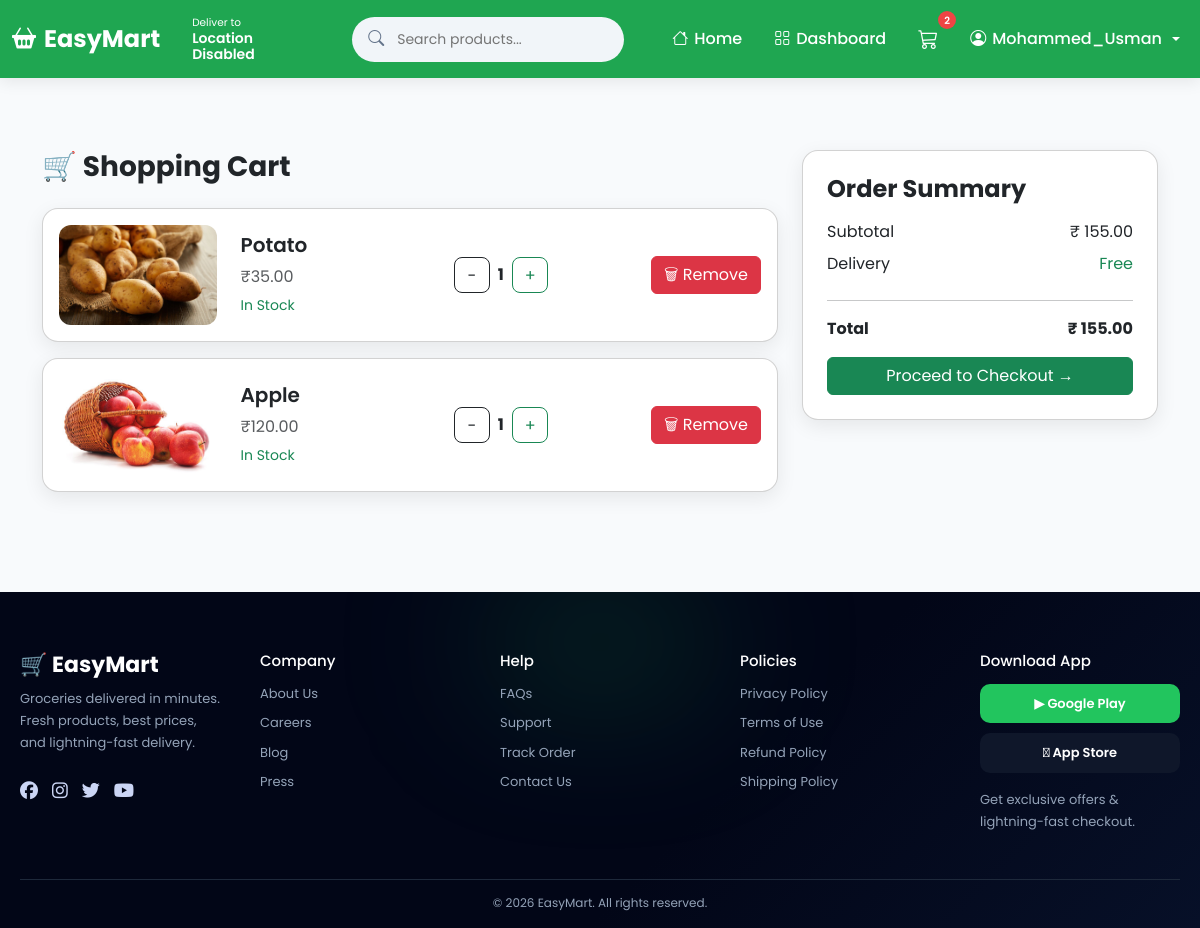
The page /cart/ (signed in) on the database its author committed.
### accounts/models.py (models this page shows, shortened)
class User(AbstractUser):
    email = models.EmailField(
        unique=True
    )
    phone = models.CharField(
        max_length=15,
        unique=True,
        blank=True,
        null=True
    )
    created_at = models.DateTimeField(
        auto_now_add=True
    )
    updated_at = models.DateTimeField(
        auto_now=True
    )
    USERNAME_FIELD = 'username'
    REQUIRED_FIELDS = ['email']
    class Meta:
        ordering = ['-date_joined']

### cart/models.py (models this page shows, shortened)
class CartItem(models.Model):
    cart = models.ForeignKey(
        Cart,
        on_delete=models.CASCADE,
        related_name='items'
    )
    product = models.ForeignKey(
        Product,
        on_delete=models.CASCADE,
        related_name='cart_items'
    )
    quantity = models.PositiveIntegerField(default=1)
    created_at = models.DateTimeField(auto_now_add=True)
    updated_at = models.DateTimeField(auto_now=True)
    class Meta:
        unique_together = ('cart', 'product')
        ordering = ['-created_at']
        indexes = [
            models.Index(fields=['cart']),
            models.Index(fields=['product']),
        ]

### products/models.py (models this page shows, shortened)
class Product(models.Model):
    category = models.ForeignKey(
        Category,
        on_delete=models.CASCADE,
        related_name='products'
    )
    name = models.CharField(
        max_length=255
    )
    slug = models.SlugField(
        unique=True,
        blank=True
    )
    description = models.TextField(
        blank=True
    )
    price = models.DecimalField(
        max_digits=10,
        decimal_places=2,
        default=Decimal('0.00')
    )
    discount = models.PositiveIntegerField(
        default=0,
        help_text="Discount percentage (0-100)"
    )
    image = models.ImageField(
        upload_to='products/',
        blank=True,
        null=True
    )
    weight = models.CharField(
        max_length=20,
        default="500g"
    )
    stock = models.PositiveIntegerField(
        default=0
    )
    available = models.BooleanField(
        default=True
    )
    created_at = models.DateTimeField(
        auto_now_add=True
    )
    updated_at = models.DateTimeField(
        auto_now=True
    )
    class Meta:
        ordering = ['-updated_at', '-created_at']
        indexes = [
            models.Index(fields=['id', 'slug']),
            models.Index(fields=['available']),
            models.Index(fields=['category', 'available']),
            models.Index(fields=['-updated_at']),
        ]
    @property
    def image_url(self):
        if self.image:
            return self.image.url
        return "/static/images/default.png"
    @property
    def discounted_price(self):
        return self.price.quantize(
            Decimal('0.01')
        )

### cart/views.py (the view)
@login_required(login_url='accounts:login')
def cart_view(request):
    cart, _ = Cart.objects.get_or_create(user=request.user)
    items = CartItem.objects.filter(
        cart=cart
    ).select_related('product')
    total = Decimal('0.00')
    for item in items:
        total += item.product.discounted_price * item.quantity
    return render(request, 'cart/cart.html', {
        'items': items,
        'total': total,
    })

### templates/cart/cart.html (shortened to what this page needs)
{% extends 'base.html' %}
{% load static %}
{% block content %}
<div class="container mt-5">
    <div class="row g-4">
        <div class="col-lg-8" id="cart-items-container">
            <h3 class="mb-4 fw-bold">🛒 Shopping Cart</h3>
            {% if items %}
                {% for item in items %}
                <div class="card cart-card p-3 mb-3 cart-item"
                     id="item-{{ item.product.id }}">
                    <div class="row align-items-center">
                        <div class="col-md-3">
                            <img src="{{ item.product.image_url }}"
                                 class="img-fluid product-img"
                                 loading="lazy"
                                 alt="{{ item.product.name }}"
                                 onerror="this.src='/static/images/default.png'">
                        </div>
                        <div class="col-md-3">
                            <h5 class="fw-semibold">
                                {{ item.product.name }}
                            </h5>
                            <p class="text-muted mb-1">
                                ₹{{ item.product.discounted_price }}
                            </p>
                            <small class="text-success">
                                In Stock
                            </small>
                        </div>
                        <div class="col-md-3 text-center">
                            <div class="d-flex justify-content-center align-items-center gap-2">
                                <button class="btn btn-outline-dark qty-btn"
                                        data-id="{{ item.product.id }}"
                                        data-action="decrease">
                                    −
                                </button>
                                <span id="qty-{{ item.product.id }}"
                                      class="fw-bold">
                                    {{ item.quantity }}
                                </span>
                                <button class="btn btn-outline-success qty-btn"
                                        data-id="{{ item.product.id }}"
                                        data-action="increase">
                                    +
                                </button>
                            </div>
                        </div>
                        <div class="col-md-3 text-end">
                            <button class="remove-btn btn btn-danger"
                                    data-id="{{ item.product.id }}">
                                🗑 Remove
                            </button>
                        </div>
                    </div>
                </div>
                {% endfor %}
            {% endif %}
        </div>
        <div class="col-lg-4">
            <div class="card cart-card p-4 sticky-top"
                 style="top: 100px;">
                <h4 class="fw-bold mb-3">
                    Order Summary
                </h4>
                <div class="d-flex justify-content-between mb-2">
                    <span>Subtotal</span>
                    <span>
                        ₹<span id="cart-total">
                            {{ total }}
                        </span>
                    </span>
                </div>
                <div class="d-flex justify-content-between mb-2">
                    <span>Delivery</span>
                    <span class="text-success">
                        Free
                    </span>
                </div>
                <hr>
                <div class="d-flex justify-content-between fw-bold mb-3">
                    <span>Total</span>
                    <span>
                        ₹<span id="cart-total-final">
                            {{ total }}
                        </span>
                    </span>
                </div>
                {% if items %}
                <a href="{% url 'orders:checkout' %}"
                   class="btn btn-success w-100">
                    Proceed to Checkout →
                </a>
                {% endif %}
            </div>
        </div>
    </div>
</div>
{% endblock %}

### templates/base.html (shortened to what this page needs)
{% load static %}
<!DOCTYPE html>
<html lang="en">
<head>
    <link href="https://cdn.jsdelivr.net/npm/bootstrap@5.3.0/dist/css/bootstrap.min.css"
          rel="stylesheet">
    <link rel="stylesheet"
          href="https://cdn.jsdelivr.net/npm/bootstrap-icons@1.10.5/font/bootstrap-icons.css">
    <link rel="stylesheet"
          href="https://cdnjs.cloudflare.com/ajax/libs/font-awesome/6.5.1/css/all.min.css">
</head>
<body>
    <nav class="navbar navbar-expand-lg navbar-dark">
        <div class="container d-flex align-items-center gap-3">
            <a class="navbar-brand"
               href="{% url 'products:home' %}">
                <i class="bi bi-basket2-fill"></i>
                EasyMart
            </a>
            <div class="location-box"
                 onclick="detectLocation()">
                <small>Deliver to</small>
                <strong id="location-text">
                </strong>
            </div>
            <form class="search-wrapper mx-4 flex-grow-1"
                  method="GET"
                  action="{% url 'products:home' %}">
                <div class="search-container">
                    <i class="bi bi-search search-icon"></i>
                    <input
                        type="search"
                        name="q"
                        class="search-box"
                        value="{{ search_query|default:'' }}"
                        placeholder="Search products...">
                </div>
            </form>
            <div class="collapse navbar-collapse justify-content-end"
                 id="navBar">
                <ul class="navbar-nav align-items-center gap-lg-3">
                    <li class="nav-item">
                        <a class="nav-link"
                           href="{% url 'products:home' %}">
                            <i class="bi bi-house"></i>
                            Home
                        </a>
                    </li>
                    {% if user.is_authenticated %}
                    <li class="nav-item">
                        <a class="nav-link"
                           href="{% url 'accounts:dashboard' %}">
                            <i class="bi bi-grid"></i>
                            Dashboard
                        </a>
                    </li>
                    {% endif %}
                    <li class="nav-item position-relative">
                        <a href="{% url 'cart:cart_view' %}"
                           class="nav-link position-relative">
                            <i class="bi bi-cart3 fs-5"></i>
                            <span id="cart-count"
                                  class="cart-badge">
                                {{ cart_count|default:0 }}
                            </span>
                        </a>
                    </li>
                    {% if user.is_authenticated %}
                    <li class="nav-item dropdown">
                        <a class="nav-link dropdown-toggle"
                           href="#"
                           role="button"
                           data-bs-toggle="dropdown">
                            <i class="bi bi-person-circle"></i>
                            {{ user.username }}
                        </a>
                    </li>
                    {% endif %}
                </ul>
            </div>
        </div>
    </nav>
    <main class="main-container">
        {% block content %}
        {% endblock %}
    </main>
    <footer class="footer">
        <div class="footer-container">
            <div class="footer-col">
                <h3 class="footer-logo">
                    🛒 EasyMart
                </h3>
                <p>
                    Groceries delivered in minutes.
                    Fresh products, best prices,
                    and lightning-fast delivery.
                </p>
                <div class="footer-socials">
                    <i class="fab fa-facebook"></i>
                    <i class="fab fa-instagram"></i>
                    <i class="fab fa-twitter"></i>
                    <i class="fab fa-youtube"></i>
                </div>
            </div>
            <div class="footer-col">
                <h4>Company</h4>
                <a href="#">About Us</a>
                <a href="#">Careers</a>
                <a href="#">Blog</a>
                <a href="#">Press</a>
            </div>
            <div class="footer-col">
                <h4>Help</h4>
                <a href="#">FAQs</a>
                <a href="#">Support</a>
                <a href="#">Track Order</a>
                <a href="#">Contact Us</a>
            </div>
            <div class="footer-col">
                <h4>Policies</h4>
                <a href="#">Privacy Policy</a>
                <a href="#">Terms of Use</a>
                <a href="#">Refund Policy</a>
                <a href="#">Shipping Policy</a>
            </div>
            <div class="footer-col">
                <h4>Download App</h4>
                <div class="app-buttons">
                    <button class="app-btn play">
                        ▶ Google Play
                    </button>
                    <button class="app-btn apple">
                         App Store
                    </button>
                </div>
                <p class="mt-3 app-text">
                    Get exclusive offers &
                    lightning-fast checkout.
                </p>
            </div>
        </div>
        <div class="footer-bottom">
            © 2026 EasyMart.
            All rights reserved.
        </div>
    </footer>
</body>
</html>

### rows shown on the page
User: username "Mohammed_Usman"
CartItem: product.image_url (picture), product.name "Potato", product.discounted_price "35.00", quantity "1"
CartItem: product.image_url (picture), product.name "Apple", product.discounted_price "120.00", quantity "1"

### other values the page prints
{{ cart_count|default:0 }} "2"
{{ total }} "155.00"
